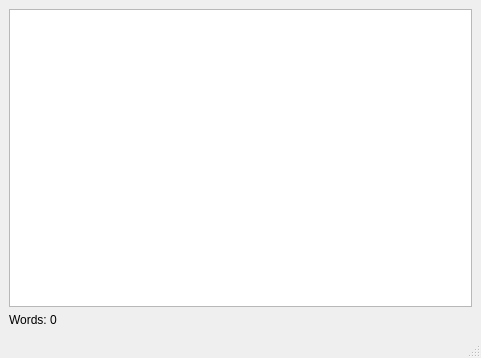
<?xml version="1.0" encoding="UTF-8"?>
<ui version="4.0">
 <class>WordCounter</class>
 <widget class="QMainWindow" name="WordCounter">
  <property name="geometry">
   <rect>
    <x>0</x>
    <y>0</y>
    <width>481</width>
    <height>358</height>
   </rect>
  </property>
  <property name="windowTitle">
   <string>WordCounter</string>
  </property>
  <widget class="QWidget" name="centralwidget">
   <layout class="QGridLayout" name="gridLayout">
    <item row="0" column="0">
     <layout class="QVBoxLayout" name="verticalLayout">
      <item>
       <widget class="QTextEdit" name="userInput">
        <property name="html">
         <string>&lt;!DOCTYPE HTML PUBLIC &quot;-//W3C//DTD HTML 4.0//EN&quot; &quot;http://www.w3.org/TR/REC-html40/strict.dtd&quot;&gt;
&lt;html&gt;&lt;head&gt;&lt;meta name=&quot;qrichtext&quot; content=&quot;1&quot; /&gt;&lt;style type=&quot;text/css&quot;&gt;
p, li { white-space: pre-wrap; }
&lt;/style&gt;&lt;/head&gt;&lt;body style=&quot; font-family:'Ubuntu'; font-size:10pt; font-weight:400; font-style:normal;&quot;&gt;
&lt;p style=&quot;-qt-paragraph-type:empty; margin-top:0px; margin-bottom:0px; margin-left:0px; margin-right:0px; -qt-block-indent:0; text-indent:0px;&quot;&gt;&lt;br /&gt;&lt;/p&gt;&lt;/body&gt;&lt;/html&gt;</string>
        </property>
       </widget>
      </item>
      <item>
       <widget class="QLabel" name="wordsInfo">
        <property name="text">
         <string>Words: 0</string>
        </property>
       </widget>
      </item>
     </layout>
    </item>
   </layout>
  </widget>
  <widget class="QMenuBar" name="menubar">
   <property name="geometry">
    <rect>
     <x>0</x>
     <y>0</y>
     <width>481</width>
     <height>21</height>
    </rect>
   </property>
  </widget>
  <widget class="QStatusBar" name="statusbar"/>
 </widget>
 <resources/>
 <connections/>
</ui>
